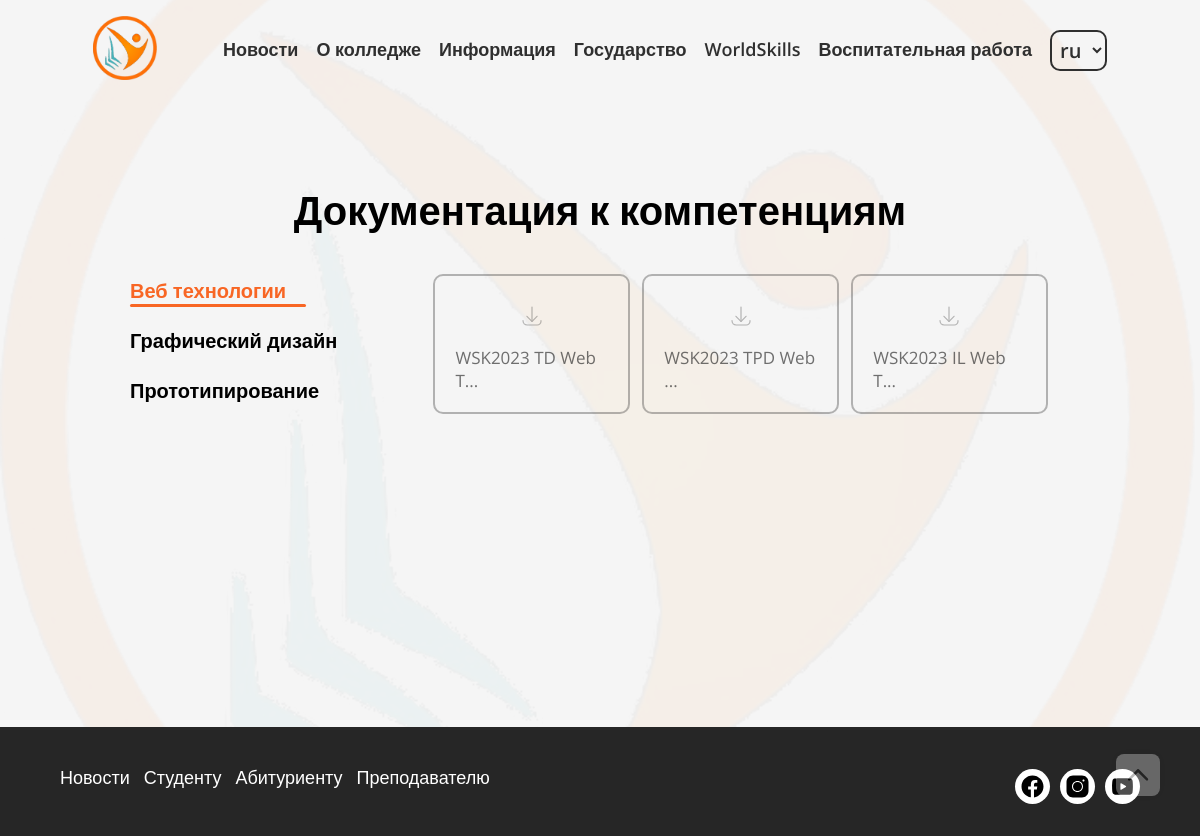
/ru/worldskills/documents/, run on the app's committed database.
### worldskills/models.py (models this page shows, shortened)
class CompetentionModel(models.Model):
    title = models.CharField(verbose_name='Наименование компетенции', max_length=100)
    class Meta:
        verbose_name = 'Компетенция'
        verbose_name_plural = 'Компетенция'

class CompetentionDocumentationModel(models.Model):
    title = models.CharField(max_length=255, default='')
    file1 = models.FileField(verbose_name='Файл', upload_to="uploads/worldskills/documentations/")
    competention = models.ForeignKey(CompetentionModel, related_name='Компетенция', on_delete=models.CASCADE)
    public = models.BooleanField(verbose_name='Опубликовать', default=True)
    created = models.DateTimeField(auto_now_add=True)
    updated = models.DateTimeField(auto_now=True)
    class Meta:
        verbose_name = 'Документация к компетенции'
        verbose_name_plural = 'Документация к компетенции'

### worldskills/views.py (the view)
# urls.py: path('documents/', views.worldskills_competentions, name='worldskills-competentions'),
def worldskills_competentions(request):
    categories = CompetentionModel.objects.all()
    documents = CompetentionDocumentationModel.objects.all()
    return render(request, 'worldskills/competentions.html', {
        'title': 'Документация к компетенциям',
        'categories': categories,
        'documents': documents,
    })

### worldskills/templates/worldskills/competentions.html (shortened to what this page needs)
{% include 'main/base.html' %}
{% load static i18n %}
{% block content %}
<link rel="stylesheet" href="/static/main/css/information/student.css" />
<link rel="stylesheet" href="/static/worldskills/css/competents.css" />
<div class="page" id="page">
    <h1>Документация к компетенциям</h1>
    {% if categories.count > 0 %}
        <div class="page__competentions">
            <div class="page__competentions__left">
                {% for competent in categories %}
                    <div class="page__competentions__left__item">
                        <a class="link competent" id="{{competent.id}}">{{ competent.title }}</a>
                    </div>
                {% endfor  %}
            </div>
            <div class="page__competentions__right">
                {% for category in categories %}
                    {% for document in documents %}
                        {% if document.competention == category %}
                            <a
                                class="methodic__category_document"
                                href="{{ document.file1.url }}"
                                title="{{ document.title }}"
                                id="{{ document.competention.id }}"
                                style="display:none"
                                download
                            >
                                <div class="methodic__category_document__image">
                                    <img src="/static/main/img/logo/download.svg" alt="download">
                                </div>
                                <span class="methodic__category_document__span__full">{{ document.title|slice:16 }}...</span>
                            </a>
                        {% endif %}
                    {% endfor %}
                {% endfor %}
            </div>
        </div>
    {% else %}
        <h2>{% trans 'Documents not found' %}</h2>
    {% endif %}
</div>
{% endblock content %}

### main/templates/main/base.html (shortened to what this page needs)
{% load static i18n %}
<!DOCTYPE html>
<html style="font-size: 16px;" lang="ru">
<head>
    <link rel="stylesheet" href="{% static 'main/css/main.css' %}" media="screen" />
</head>
<body class="u-body u-xxl-mode" data-lang="ru">
    <div class="bg">
    </div>
    {% include 'main/include/header.html' %}
    {% include 'main/include/footer.html' %}
</body>
</html>

### main/templates/main/include/header.html (shortened to what this page needs)
{% load static i18n %}
<nav>
    <div class="nav__left">
        <a href="/"><img src="/static/main/img/logo/logo.png" alt=""></a>
    </div>
    <div class="nav__right" style="left: -100%;">
        <a href="{% url 'news_list' %}" class='nav__link'>{% trans 'Новости' %}</a>
        <div class="nav__right__button__menu nav__link" >
            <a class="nav__right__menu__open">{% trans 'О колледже' %}</a>
        </div>
        <div class="nav__right__button__menu nav__link" >
            <a class="nav__right__menu__open">{% trans 'Информация' %}</a>
        </div>
        <div class="nav__right__button__menu nav__link" >
            <a class="nav__right__menu__open">{% trans 'Государство' %}</a>
        </div>
        <div class="nav__right__button__menu nav__link" >
            <a class="nav__right__menu__open">WorldSkills</a>
        </div>
        <div class="nav__right__button__menu nav__link" >
            <a class="nav__right__menu__open">{% trans 'Воспитательная работа' %}</a>
        </div>
        <form action="{% url 'set_language' %}" method="post" id="LanguageForm">{% csrf_token %}
            <select name="language" id="changeLanguage" class='change__language' >
                {% get_current_language as LANGUAGE_CODE %}
                {% get_available_languages as LANGUAGES %}
                {% get_language_info_list for LANGUAGES as languages %}
                {% for language in languages %}
                    <option value="{{ language.code }}"{% if language.code == LANGUAGE_CODE %}
                            selected{% endif %}>
                        {{ language.code }}
                    </option>
                {% endfor %}
            </select>
         </form>
    </div>
</nav>

### main/templates/main/include/footer.html (shortened to what this page needs)
{% load static i18n %}
<link rel="stylesheet" href="{% static 'main/css/footer.css' %}" media="screen" />
<a class="footer__up">
    <svg  class="next" width="24" height="42" viewBox="0 0 24 42" fill="none" xmlns="http://www.w3.org/2000/svg">
        <path d="M20.6777 3L3 20.6777" stroke="#202020" stroke-width="5" stroke-linecap="round"/>
        <path d="M20.6777 38.6777L3 21" stroke="#202020" stroke-width="5" stroke-linecap="round"/>
    </svg>
</a>
<footer class="footer">
    <div class="footer__left">
        <a href="/news">{% trans 'Новости' %}</a>
        <a href="/students/schedule">{% trans 'Студенту' %}</a>
        <a  href="/abiturients">{% trans 'Абитуриенту' %}</a>
        <a href="/teachers/schedule">{% trans 'Преподавателю' %}</a>
    </div>
    <div class="footer__right">
        <a class="facebook">
        </a>
        <a class="">
        </a>
        <a class="">
        </a>
    </div>
</footer>

### main/static/main/css/main.css (style rules this page uses)
* { box-sizing: border-box; padding: 0; text-decoration: none; outline: none; border: none; margin: 0; font-family: 'Open Sans',sans-serif; }
body { background-color: #f5f5f5; color: black; font-size: 18px; font-family: 'Gill Sans', 'Gill Sans MT', Calibri, 'Trebuchet MS', sans-serif; overflow-x: hidden; position: relative; padding-bottom: 10vh; }
a { color: black; transition: all .3s linear; }
h1, h2, h3, h4, h5, h6 { font-family: 'Roboto', sans-serif; }
h1 { padding: 4vh 0; font-size: calc((1vw + 1vh) * 2); }
.page { min-height: 82vh; height: 100%; display: flex; justify-content: start; align-items: center; }
nav { display: flex; justify-content: space-around; align-items: center; height: 100px; padding: 10px 5%; width: 100%; top: 0; z-index: 10; }
nav .nav__left { display: flex; justify-content: center; align-items: center; }
.nav__left img { width: 64px; height: 64px; }
nav .nav__right { display: flex; justify-content: center; align-items: center; gap: 18px; transition: all .3s linear; }
.nav__right a { font-size: 18px; font-weight: 600; color: rgb(47, 47, 47); transition: all .3s linear; position: relative; }
.nav__right a::after { display: block; content: ''; width: 0%; height: 3px; background-color: #f86624; transition: all .3s linear; border-radius: 2px; }
.nav__right__button__menu { cursor: pointer; }
.change__language { background-color: transparent; padding: 4px 4px; border: 2px solid rgb(47, 47, 47); border-radius: 10px; font-size: 20px; font-weight: 600; color: rgb(47, 47, 47); transition: all .3s linear; cursor: pointer; }
.change__language option { background-color: white; color: #202020; padding: 4px 6px; }
.bg { display: flex; justify-content: start; align-items: start; position: fixed; z-index: -1; top: 0; left: 0; height: 100%; width: 100%; gap: 5vw; overflow: hidden; background-image: url('/static/main/img/logo/logo.png'); background-position: center; background-repeat: no-repeat; background-attachment:fixed; background-size: cover; opacity: .05; }
footer { background-color: #202020; position: absolute; bottom: 0; }

### main/static/main/css/footer.css (style rules this page uses)
footer { width: 100%; padding: 4vh 5vw; bottom: 0; position: absolute; background-color: #262626; color: white; display: flex; justify-content: space-between; align-items: center; width: 100%; flex-wrap: wrap; position: absolute; bottom: 0%; }
.footer__left { display: flex; justify-content: center; flex-wrap: wrap; gap: 14px; margin-bottom: 10px; }
.footer__left a { color: white; }
.footer__right { display: flex; justify-content: center; gap: 10px; margin-top: 10px; }
.footer__right a { background-color: white; height: 35px; width: 35px; display: flex; justify-content: center; align-items: center; flex-direction: column; border-radius: 100%; transition: all .3s linear; cursor: pointer; }
.footer__right a svg { width: 25px; height: 25px; }
.footer__up { position: fixed; bottom: 5vh; right: 5vh; z-index: 6; background-color: white; color: #262626; opacity: .3; border-radius: 8px; padding: 0 10px; box-shadow: 0 0 10px rgb(20,20,20,.1); display: flex; justify-content: center; align-items: center; flex-direction: column; transition: all .3s linear; cursor: pointer; }
.footer__up svg { scale: .5; rotate: 90deg; }

### main/static/main/css/information/student.css (style rules this page uses)
.page { display: flex; justify-content: center; align-items: center; flex-direction: column; width: 100%; padding: 2vh 5vw 25vh; }
.link { font-size: calc((1vw + 1vh) * 1); margin: 10px; font-weight: 600; }
.link::after { display: block; content: ''; width: 0; height: 3px; background-color: #f86624; border-radius: 10px; transition: all .3s linear; }
.methodic__category_document { border: 2px solid rgb(20,20,20,.3); padding: 20px ; display: flex; justify-content: center; align-items: center; flex-direction: column; border-radius: 10px; transition: all .3s linear; max-height: 140px; height: 100%; }
.methodic__category_document img { height: 40px; width: 40px; margin-bottom: 20px; margin-top: 10px; transition: all .3s linear; opacity: .3; }
.methodic__category_document span { color: rgb(20,20,20,.6); font-weight: 400; transition: all .3s linear; font-size: calc((1vw + 1vh) * .85); }

### data on the page
CompetentionModel: title "Веб технологии"
CompetentionModel: title "Графический дизайн"
CompetentionModel: title "Прототипирование"
CompetentionDocumentationModel: title "WSK2023 TD Web T"
CompetentionDocumentationModel: title "WSK2023 TPD Web"
CompetentionDocumentationModel: title "WSK2023 IL Web T"

### other printed values
form field language "ru"
